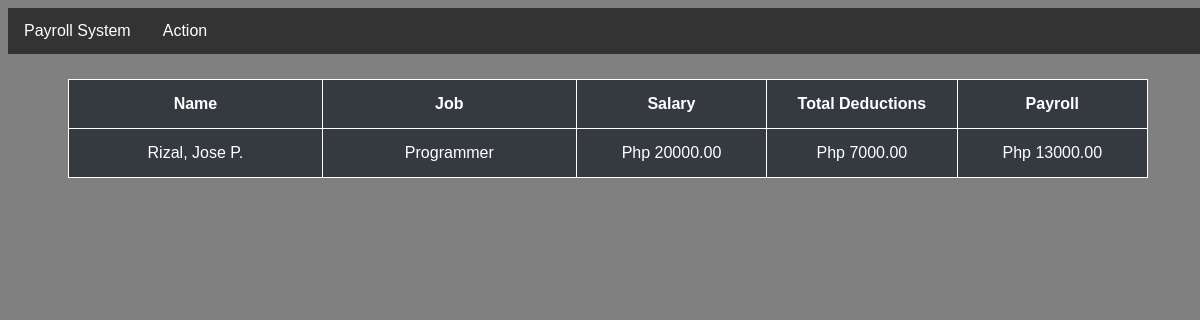
The app's page /payroll/salaryReport/ with its own data.
### payroll/models.py (models this page shows)
class Employee(models.Model):
    empID = models.CharField(max_length=30, primary_key=True, verbose_name="Employee ID")
    lastName = models.CharField(max_length=50, verbose_name="Last Name")
    firstName = models.CharField(max_length=50, verbose_name="First Name")
    middleName = models.CharField(max_length=50,blank=True, verbose_name="Middle Name")
    email = models.EmailField(max_length=50, verbose_name="Email")
    contactNo = models.CharField(max_length=12, verbose_name="Contact Number")
    jobDesc = models.CharField(max_length=30, verbose_name="Job")
    def getName(self):
        if self.middleName == " " or "":
            mi = " "
        else:
            mi = self.middleName[0] + ". "
        name = self.lastName + ", " + self.firstName + " " + mi
        return str(name)
    def getSalary(self):
        obj = Jobs.objects.get(jobDesc=self.jobDesc)
        salary = float(obj.salary)
        return float(salary)
    def getPayroll(self):
        deduction = Deductions.objects.all()
        totalDeduct = 0
        for i in deduction:
            totalDeduct += float(i.deduct)
        obj = Jobs.objects.get(jobDesc=self.jobDesc)
        salary = float(obj.salary)
        payroll = salary - totalDeduct
        return float(payroll)

class Jobs(models.Model):
    jobID = models.CharField(max_length=30, primary_key=True,verbose_name="Job ID")
    jobDesc = models.CharField(max_length=50,verbose_name="Job Description")
    salary = models.FloatField(verbose_name="Salary")

class Deductions(models.Model):
    deductID = models.CharField(max_length=30, primary_key=True,verbose_name="Deduction ID")
    deductDesc = models.CharField(max_length=50,verbose_name="Description")
    deduct = models.FloatField(verbose_name="Deduction")

### payroll/views.py (the view)
# urls.py: path('salaryReport/',views.salaryReport, name='salaryReport'),
def salaryReport(request):
    emp = Employee.objects.all()
    deduction = Deductions.objects.all()
    totalDeduct = 0
    for i in deduction:
        totalDeduct += float(i.deduct)
    context={
        "data" : emp,
        "totalDeduction" : totalDeduct,
    }
    return render(request,'payroll/salaryReport.html',context)

### payroll/templates/payroll/salaryReport.html (shortened to what this page needs)
{% extends 'payroll/base.html' %}
{% block content %}
{% include 'payroll/nav.html' %}
    <body>
        <div>
            <table  style="width:90%;margin:25px auto">
                <tr>
                    <th style="width: 20%;">Name</th>
                    <th style="width: 20%;">Job</th>
                    <th style="width: 15%;">Salary</th>
                    <th style="width: 15%;">Total Deductions</th>
                    <th style="width: 15%;">Payroll</th>
                </tr>
                <tr style="text-align: center;">
                    {% for i in data %}
                    <td>{{i.getName}}</td>
                    <td>{{i.jobDesc}}</td>
                    <td>Php {{i.getSalary | floatformat:2}}</td>
                    <td>Php {{totalDeduction|floatformat:2}}</td>
                    <td>Php {{i.getPayroll|floatformat:2}}</td>
                    {% endfor %}
                </tr>
            </table>
        </div>
    </body>
{% endblock %}

### payroll/templates/payroll/base.html (style rules this page uses)
html { height: 100%; }
body { width:100%; background: gray; }
table, th, td, tr { border: 1px solid white; background:#343a40; color: white; border-collapse: collapse; padding: 15px; font-family: Arial, Helvetica, sans-serif; }

### payroll/templates/payroll/nav.html (style rules this page uses)
body { font-family: Arial, Helvetica, sans-serif; }

### records on screen
Employee: getName "Rizal, Jose P.", jobDesc "Programmer", getSalary "20000.00", totalDeduction "7000.00", getPayroll "13000.00"
